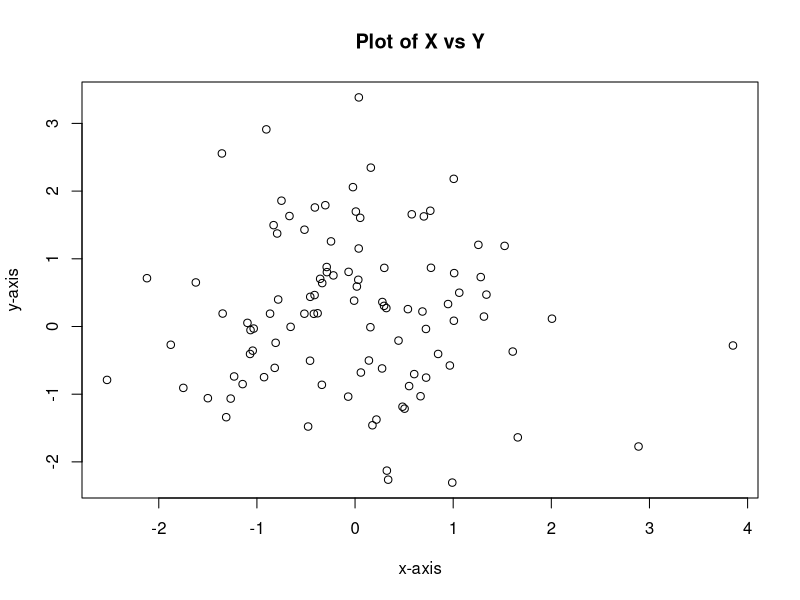

This chart was generated by the following R code:
## ---- chunk 1
x <- c(1,2,3,4)
y <- c(3,4,5,6)
## ---- chunk 2
ls() 
rm(x, y) 
ls()
## ---- chunk 3
rm(list=ls()) # remove everything at once
## ---- chunk 4
x = matrix(data = c(1,2,3,4), nrow = 2, ncol = 2)
x
## ---- chunk 5
matrix(c(1,2,3,4), 2, 2, byrow = TRUE)
## ---- chunk 6
# set.seed(0)
# So that you can reproduce the result

x = rnorm(50,mean = 0, sd = 1)
y = x + rnorm(50, mean = 50, sd = 0.1)
cor(x, y) # Get the correlation between x and y 
var(x)
sd(x)
## ---- chunk 7
x = rnorm(100)
y = rnorm(100)
plot(x, y, xlab = 'x-axis', ylab = 'y-axis', main = 'Plot of X vs Y')
